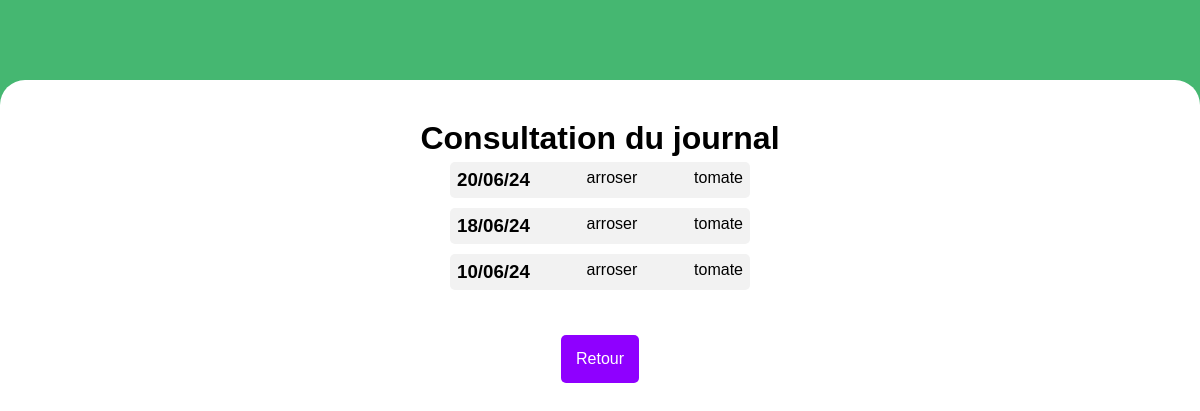
The page /admin/jardins/parcelles/lire_journal.php?id=98&jardin=27 on the database its author committed.
### tables this page shows
CREATE TABLE `journaux` (
  `journal_id` int(100) NOT NULL AUTO_INCREMENT,
  `journal_date` int(200) NOT NULL DEFAULT current_timestamp(),
  `_user_id` int(100) NOT NULL,
  `_action_id` int(100) NOT NULL,
  `_parcelle_id` int(100) NOT NULL,
  `_plantation_id` int(100) NOT NULL,
  PRIMARY KEY (`journal_id`)
);

CREATE TABLE `actions` (
  `action_id` int(11) NOT NULL AUTO_INCREMENT,
  `action_nom` varchar(255) NOT NULL,
  PRIMARY KEY (`action_id`)
);

CREATE TABLE `plantations` (
  `plantation_id` int(100) NOT NULL AUTO_INCREMENT,
  `plantation_nom` varchar(255) NOT NULL,
  PRIMARY KEY (`plantation_id`)
);

### admin/jardins/parcelles/lire_journal.php (the view, shortened to what this page needs)
<?php
require_once ('../../../connexion_bdd.php');
$erreur = 0;
$retour = '';
if (isset($_GET['id']) and isset($_GET['jardin'])) {
    if (filter_var($_GET['id'], FILTER_VALIDATE_INT) and filter_var($_GET['jardin'], FILTER_VALIDATE_INT)) {
        $parcelleId = $_GET['id'];
        $jardinId = $_GET['jardin'];
    } else {
        $erreur++;
        $retour .= 'Un problème est survenue, veuillez réessayer';
    }
    if (isset($parcelleId)) {
        $sql = 'select * from journaux
        inner join actions on actions.action_id = journaux._action_id
        inner join users on users.user_id=journaux._user_id
        inner join plantations on plantations.plantation_id=journaux._plantation_id where journaux._parcelle_id=' . $parcelleId .' order by journaux.journal_date desc';
        $query = $bdd->prepare($sql);
        $query->execute();
        $journaux = $query->fetchAll(PDO::FETCH_ASSOC);
    }
}
?>
    <!doctype html><html lang="fr">
<head>
    <link rel="stylesheet" href="/assets/pages/css/admin.css">
</head>
<body>
<main>
    <h1>Consultation du journal</h1>
<section id="containerData">
<?php
if (isset($journaux))
{
    foreach ($journaux as $journal)
    {
        $date = date('d/m/y', $journal['journal_date']);
        ?>
        <article class="articleJournaux">
            <h3><?= $date ?></h3>
            <p><?= $journal['action_nom'] ?></p>
            <p><?= $journal['plantation_nom'] ?></p>
        </article>
        <?php
    }
}
?>
    <article id="containerRetour">
        <a href="parcelle_office.php?id=<?= $jardinId ?>">Retour</a>
    </article>
</section>
</main>
</body>
</html>

### assets/pages/css/admin.css (style rules this page uses)
* { box-sizing: border-box; margin: 0; padding: 0; font-family: sans-serif; }
body { background-color: #45B771; position: relative; }
main { border-radius: 25px 25px 0 0; background-color: white; position: absolute; top: 10dvh; width: 100dvw; min-height: 90dvh; padding: 5dvh 10dvw; }
h1 { width: 100%; text-align: center; }
#containerData { display: flex; flex-direction: column; align-items: center; }
#containerRetour { display: flex; justify-content: center; margin-top: 5vh; }
#containerLinks a, #containerRetour a { width: fit-content; text-decoration: none; padding: 15px; background-color: #8F00FF; color: white; border-radius: 5px; }
.articleJournaux { display: flex; flex-direction: row; justify-content: space-between; min-width: 300px; max-width: 600px; background-color: #f2f2f2; border-radius: 5px; margin: 5px 0; padding: 7px; }

### rows shown on the page
journaux: journal_date "20/06/24", actions.action_nom "arroser", plantations.plantation_nom "tomate"
journaux: journal_date "18/06/24", actions.action_nom "arroser", plantations.plantation_nom "tomate"
journaux: journal_date "10/06/24", actions.action_nom "arroser", plantations.plantation_nom "tomate"
